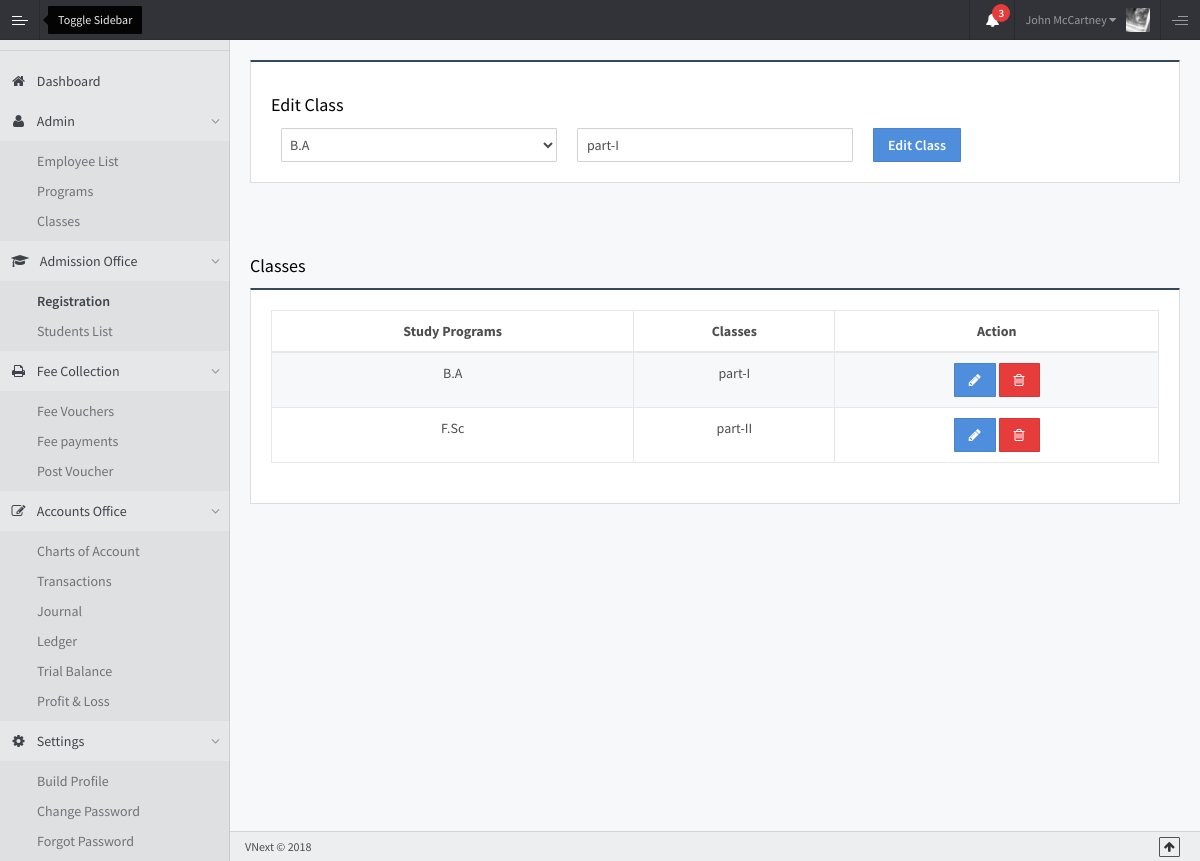
Screenshot of /ilm/classes/index/1 with the database file from the repository.
### tables this page shows
CREATE TABLE `classes` (
  `id` int(11) NOT NULL,
  `title` varchar(50) NOT NULL,
  `program_id` int(11) NOT NULL
);

CREATE TABLE `programs` (
  `id` int(11) NOT NULL,
  `title` varchar(50) NOT NULL
);

### ilm/application/controllers/Classes.php (called while the page is built, shortened)
<?php
class Classes extends CI_Controller
{
    public function __construct()
    {
        $this->load->model('Programs_model');
        $this->load->model('Classes_model');
    }
    public function classesList()
    {
        $data = array(
            'title' => 'ILM | Admin',
            'classes' => $this->Classes_model->getClasses()
        );
        $classesList = $this->load->view('classes/classesList',$data, TRUE);
        return $classesList;
    }
    public function index($id = NULL)
    {
        $data = array(
            'classesList' => $this->classesList(),
            'view' => 'classes/classes',
        );
        if ($id)
        {
            $data['edit'] = $this->edit($id);
        }
        else
        {
            $data['add'] = $this->add();
        }
        $this->load->view('masterLayouts/admin',$data);
    }
    public function edit($id)
    {
        $data = array(
            'title' => 'ILM | Admin',
            'programs' => $this->Programs_model->getPrograms(),
            'class' => $this->Classes_model->getById($id),
            'submitUrl' => base_url().'classes/edit_post',
            'method' => 'Edit',
            'edit' => true
        );
        $editView = $this->load->view('classes/add_edit',$data,TRUE);
        return $editView;
    }
}

### ilm/index.php (called while the page is built, shortened)
<?php
require_once BASEPATH.'core/CodeIgniter.php';

### ilm/application/models/Classes_model.php (called while the page is built, shortened)
<?php
class Classes_model extends CI_Model
{
    public function getClasses()
    {
        $q = $this->db->select('classes.id, programs.title as progTitle,classes.title as classTitle')
            ->from('programs')
            ->join('classes','classes.program_id = programs.id')
            ->get();
        return $q->result();
    }
    public function getById($id)
    {
        $q = $this->db->where('id',$id)
            ->get('classes');
        return $q->row();
    }
}

### ilm/application/models/Programs_model.php (called while the page is built, shortened)
<?php
class Programs_model extends CI_Model
{
    public function getPrograms()
    {
        $q = $this->db->get('programs');
        return $q->result();
    }
}

### ilm/application/views/classes/add_edit.php (the view, shortened to what this page needs)
<div id="rldFrm">
	<div class="panel panel-midnightblue">
		<div class="panel-body">
			<h4><?= $method ;?> Class</h4>
			<form action="<?= $submitUrl ?>" method="post">
				<div class="col-sm-4">
                        <select name="program_id" class="form-control">
							<?php foreach($programs as $program) : ?>
								<?php if($program->id == $class->program_id): ?>
									<option value="<?= $program->id ;?>" selected><?= $program->title ;?></option>
								<?php else:?>
                                   <option value="<?= $program->id ;?>"><?= $program->title ;?></option>
								<?php endif;?>
							<?php endforeach;?>
						</select>
					</div>
					<div class="col-sm-4">
						<input class="form-control" id="Name" name="title" placeholder="Class Name"
                               value="<?php
                                       if($edit != false)
                                       {
                                           echo $class->title;
                                       }
                                       ?>"
							   type="text">
					</div>
					<div class="col-sm-4">
						<button type="submit" class="btn btn-primary"><?= $method ;?> Class</button>
					</div>
				</div>
		</div>
	</div>
</div>

### ilm/application/views/classes/classesList.php (shortened to what this page needs)
<div class="container">
<div class="panel panel-midnightblue">
	<div class="">
		<h4>Classes</h4>
	</div>
	<div class="panel-body">
		<div class="syllabus_table">
			<div class="table-responsive">
				<table class="table table-bordered table-hover table-striped">
					<thead>
					<tr>
						<th class="text-center">Study Programs</th>
						<th class="text-center">Classes</th>
						<th class="text-center">Action</th>
					</tr>
					</thead>
					<tbody>
                    <?php foreach($classes as $class) : ?>
					<tr>
						<td class="text-center"><?= $class->progTitle ;?></td>
						<td class="text-center"><?= $class->classTitle ;?></td>
							<td class="text-center">
                                <a class="btn btn-primary"
                                   href="<?php echo base_url();?>classes/index/<?= $class->id?>">
                                    <i class="fa fa-pencil"></i>
                                </a>
                                <a class="btn btn-danger"
                                   href="<?php echo base_url();?>classes/delete/<?= $class->id?>">
                                    <i  class="fa fa-trash-o" aria-hidden="true"></i>
                                </a>
							</td>
					</tr>
                    <?php endforeach;?>
					</tbody>
				</table>
			</div>
		</div>
	</div>
</div>
</div>

### rows the page displays
classes: title "part-I", program.title "B.A"
classes: program.title "F.Sc", title "part-II"

### other values shown
$method "Edit"
form field program_id "B.A"
